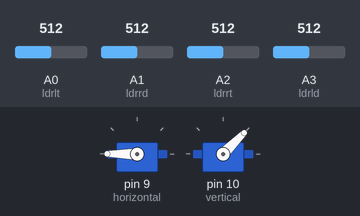
This sketch was run on a simulated Arduino Uno, built with avr-gcc and run on an emulated ATmega328P. Shown: 2 × servo. The test bench sets the inputs (shaded band); at power-on: A0 (ldrlt) = 512, A3 (ldrld) = 512, A1 (ldrrd) = 512, A2 (ldrrt) = 512.

Above: at 3.7 s.
3.8 s: A0 (ldrlt) set to 676
5.3 s: A0 (ldrlt) set to 709
At 5.46 s:
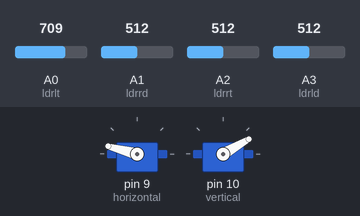
At 7.9 s:
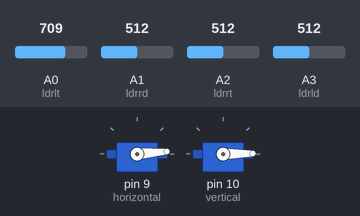
8.3 s: A3 (ldrld) set to 143
9.8 s: A3 (ldrld) set to 123
At 11.6 s:
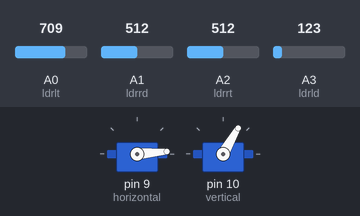
11.9 s: A3 (ldrld) set to 484
13.4 s: A3 (ldrld) set to 513
At 13.55 s:
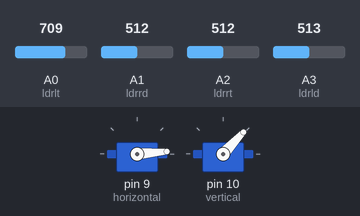
Timing chart, 0 to 16.4 s (numbered marks = the images above; inputs shaded):
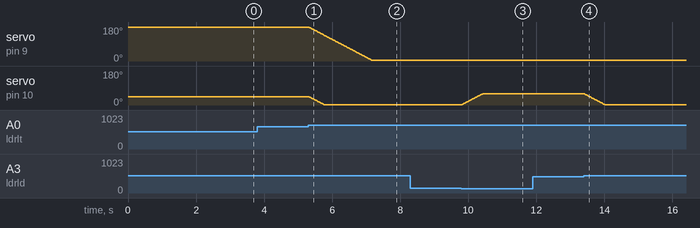

Measured:
- the behaviour switches between 693 and 694 on A0 (ldrlt) (found by bisection; images 0 and 1)
- the behaviour switches between 135 and 134 on A3 (ldrld) (found by bisection; images 2 and 3)
- the behaviour switches between 496 and 497 on A3 (ldrld) (found by bisection; images 3 and 4)
- after the input at 3.8 s, every drawn part: stays the same
- after the input at 5.3 s, servo on pin 9 (horizontal): moves from 180° to 5° over 1.8 s, starting at once; servo on pin 10 (vertical): moves from 45° to 1° over 0.47 s, starting at once
- after the input at 8.3 s, every drawn part: stays the same
- after the input at 9.8 s, servo on pin 10 (vertical): moves from 1° to 60° over 0.61 s, starting at once
- after the input at 11.9 s, every drawn part: stays the same
- after the input at 13.4 s, servo on pin 10 (vertical): moves from 60° to 1° over 0.61 s, starting at once

The sketch:

Final_Sketch.ino
```cpp
#include <Servo.h>


Servo horizontal; // horizontal servo
int servoh = 180;
int servohLimitHigh = 175;
int servohLimitLow = 5;
// 65 degrees MAX

Servo vertical; // vertical servo
int servov = 45;
int servovLimitHigh = 60;
int servovLimitLow = 1;

// LDR pin connections
// name = analogpin;
int ldrlt = A0; //LDR top left - BOTTOM LEFT <--- BDG
int ldrrt = A2; //LDR top rigt - BOTTOM RIGHT
int ldrld = A3; //LDR down left - TOP LEFT
int ldrrd = A1; //ldr down rigt - TOP RIGHT

void setup(){
horizontal.attach(9);
vertical.attach(10);
horizontal.write(180);
vertical.write(45);
delay(2500);
}
void loop() {
int ld = analogRead(ldrlt); // top left
int lt = analogRead(ldrrt); // top right
int rd = analogRead(ldrld); // down left
int rt = analogRead(ldrrd); // down right
int dtime = 10; int tol = 90; // dtime=diffirence time, tol=toleransi
int avt = (lt + rt) / 2; // average value top
int avd = (ld + rd) / 2; // average value down
int avl = (lt + ld) / 2; // average value left
int avr = (rt + rd) / 2; // average value right
int dvert = avt - avd; // check the diffirence of up and down
int dhoriz = avl - avr;// check the diffirence og left and rigt

if (-1*tol > dvert || dvert > tol)
 {
 if (avt > avd)
 {
 servov = ++servov;
 if (servov > servovLimitHigh)
 {servov = servovLimitHigh;}
 }
 else if (avt < avd)
 {servov= --servov;
 if (servov < servovLimitLow)
 { servov = servovLimitLow;}
 }
 vertical.write(servov);
 }
if (-1*tol > dhoriz || dhoriz > tol) // check if the diffirence is in the tolerance else change horizontal angle
 {
 if (avl > avr)
 {
 servoh = --servoh;
 if (servoh < servohLimitLow)
 {
 servoh = servohLimitLow;
 }
 }
 else if (avl < avr)
 {
 servoh = ++servoh;
 if (servoh > servohLimitHigh)
 {
 servoh = servohLimitHigh;
 }
 }
 else if (avl = avr)
 {
 delay(5000);
 }
 horizontal.write(servoh);
 }

 delay(dtime);
}
```
